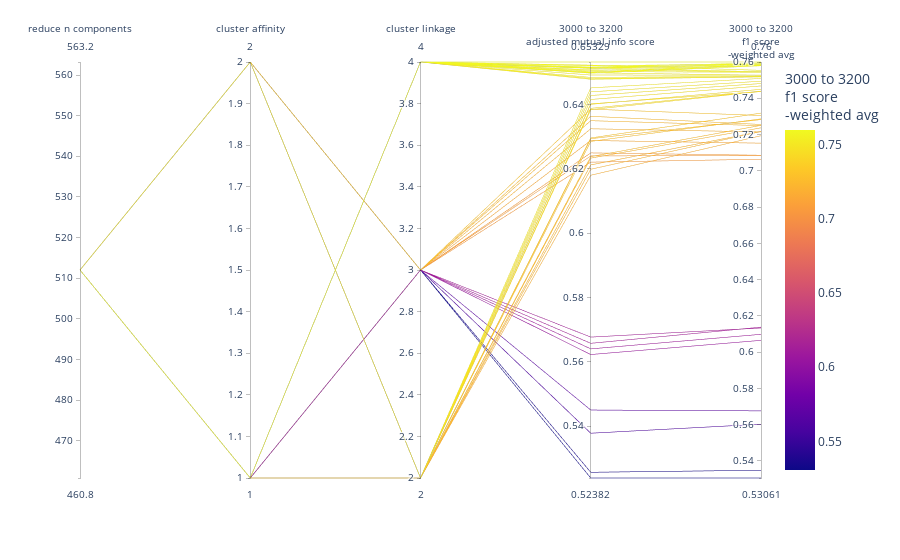

The cell this chart's notebook holds for it:
### Markdown cell above
## Exclude runs with `single linkage` b/c they're the worst ones

Can we see other params to exclude by removing noise from `single linkage`?

remember to `.reset_index()` after flintering (before plotting)!

### Code cell
l_cols_plot_raw_ = l_parallel_params + l_parallel_metrics_3k
l_cols_plot_clean_ = [rename_col_for_display(c) for c in l_cols_plot_raw_]
df_plot_ = (
    df_mlf_clustering_candidates
    [l_cols_plot_raw_]
    .fillna({'params._pipe-reduce__n_components': 512, 'params._pipe-normalize__norm': 'None'})  # for SVD nulls & norm nulls
    .rename(columns={c: rename_col_for_display(c) for c in l_cols_plot_raw_})
    .reset_index(drop=True)
    .copy()
)
# remap cluster linkage so it shows up in plot
col_linkage_clean = 'cluster linkage'
col_affinity_clean = 'cluster affinity'
col_comp_clean = 'reduce n components'

df_plot_[col_linkage_clean] = df_plot_[col_linkage_clean].replace(d_linkage_to_num)
df_plot_[col_affinity_clean] = df_plot_[col_affinity_clean].replace(d_affinity_to_num)
df_plot_[col_comp_clean] = df_plot_[col_comp_clean].astype(int).replace(d_comp_to_num)
print(f"Linkage names:\n  {d_num_to_linkage}")
print(f"Affinity names:\n  {d_num_to_affinity}")
print(f"Component names:\n  {d_num_to_comp}")

# apply filters
df_plot_ = df_plot_[df_plot_[col_linkage_clean] != d_linkage_to_num['single']].reset_index(drop=True)
df_plot_ = df_plot_[df_plot_[col_comp_clean] != 2].reset_index(drop=True)

fig = px.parallel_coordinates(
    df_plot_,
    color=l_cols_plot_clean_[-1],
    # dimensions=l_cols_plot_clean_,
    # labels={},
    # color_continuous_scale=px.colors.diverging.Tealrose,
    # color_continuous_midpoint=2
)
fig.show()

display(
    df_plot_.groupby([col_linkage_clean])[l_cols_plot_clean_[-2:]].mean()
)

### Figure 1 — Plotly figure (JSON) as saved in the notebook; plotly's stock layout.template omitted (floating-point values rounded to 4 significant figures)
{"data": [{"dimensions": [{"label": "reduce n components", "values": [512, 512, 512, 512, 512, 512, 512, 512, 512, 512, 512, 512, 512, 512, 512, 512, 512, 512, 512, 512, 512, 512, 512, 512, 512, 512, 512, 512, 512, 512, 512, 512, 512, 512, 512, 512, 512, 512, 512, 512, 512, 512, 512, 512, 512, 512, 512, 512, 512, 512]}, {"label": "cluster affinity", "values": [1, 1, 1, 1, 1, 1, 1, 1, 2, 2, 2, 2, 2, 2, 2, 2, 1, 1, 1, 1, 1, 1, 1, 1, 2, 2, 2, 2, 2, 2, 2, 2, 1, 1, 1, 1, 1, 1, 1, 1, 1, 1, 1, 1, 1, 1, 1, 1, 1, 1]}, {"label": "cluster linkage", "values": [3, 3, 3, 3, 3, 3, 3, 3, 3, 3, 3, 3, 3, 3, 3, 3, 2, 2, 2, 2, 2, 2, 2, 2, 2, 2, 2, 2, 2, 2, 2, 2, 4, 4, 4, 4, 4, 4, 4, 4, 4, 4, 4, 4, 4, 4, 4, 4, 4, 4]}, {"label": "3000 to 3200<br>adjusted mutual info score<br>", "values": [0.5677, 0.564, 0.5657, 0.5622, 0.545, 0.5378, 0.5256, 0.5238, 0.6386, 0.6325, 0.6364, 0.635, 0.6289, 0.625, 0.6241, 0.6221, 0.6294, 0.6286, 0.6297, 0.6234, 0.6238, 0.6213, 0.6199, 0.618, 0.6452, 0.644, 0.6429, 0.6416, 0.6403, 0.6401, 0.6389, 0.6385, 0.6533, 0.6503, 0.6517, 0.6523, 0.6516, 0.6509, 0.6521, 0.6515, 0.6513, 0.6499, 0.6514, 0.6492, 0.6506, 0.6479, 0.6498, 0.6482, 0.6501, 0.6485]}, {"label": "3000 to 3200<br>f1 score<br>-weighted avg<br><br>", "values": [0.6133, 0.6098, 0.6138, 0.6065, 0.5676, 0.5603, 0.5349, 0.5306, 0.7305, 0.7215, 0.7256, 0.7249, 0.7153, 0.7086, 0.7085, 0.7064, 0.7283, 0.7286, 0.7318, 0.7237, 0.7251, 0.7217, 0.7217, 0.7193, 0.7509, 0.7494, 0.7481, 0.7468, 0.7438, 0.7449, 0.7439, 0.7438, 0.76, 0.7543, 0.7595, 0.7554, 0.7585, 0.7546, 0.7589, 0.7546, 0.7581, 0.7527, 0.759, 0.7527, 0.7581, 0.7518, 0.7579, 0.7518, 0.7584, 0.7521]}], "domain": {"x": [0, 1], "y": [0, 1]}, "line": {"color": [0.6133, 0.6098, 0.6138, 0.6065, 0.5676, 0.5603, 0.5349, 0.5306, 0.7305, 0.7215, 0.7256, 0.7249, 0.7153, 0.7086, 0.7085, 0.7064, 0.7283, 0.7286, 0.7318, 0.7237, 0.7251, 0.7217, 0.7217, 0.7193, 0.7509, 0.7494, 0.7481, 0.7468, 0.7438, 0.7449, 0.7439, 0.7438, 0.76, 0.7543, 0.7595, 0.7554, 0.7585, 0.7546, 0.7589, 0.7546, 0.7581, 0.7527, 0.759, 0.7527, 0.7581, 0.7518, 0.7579, 0.7518, 0.7584, 0.7521], "coloraxis": "coloraxis"}, "name": "", "type": "parcoords"}], "layout": {"autosize": true, "coloraxis": {"colorbar": {"title": {"text": "3000 to 3200<br>f1 score<br>-weighted avg<br><br>"}}, "colorscale": [[0, "#0d0887"], [0.1111, "#46039f"], [0.2222, "#7201a8"], [0.3333, "#9c179e"], [0.4444, "#bd3786"], [0.5556, "#d8576b"], [0.6667, "#ed7953"], [0.7778, "#fb9f3a"], [0.8889, "#fdca26"], [1, "#f0f921"]]}, "legend": {"tracegroupgap": 0}, "margin": {"t": 60}}}
